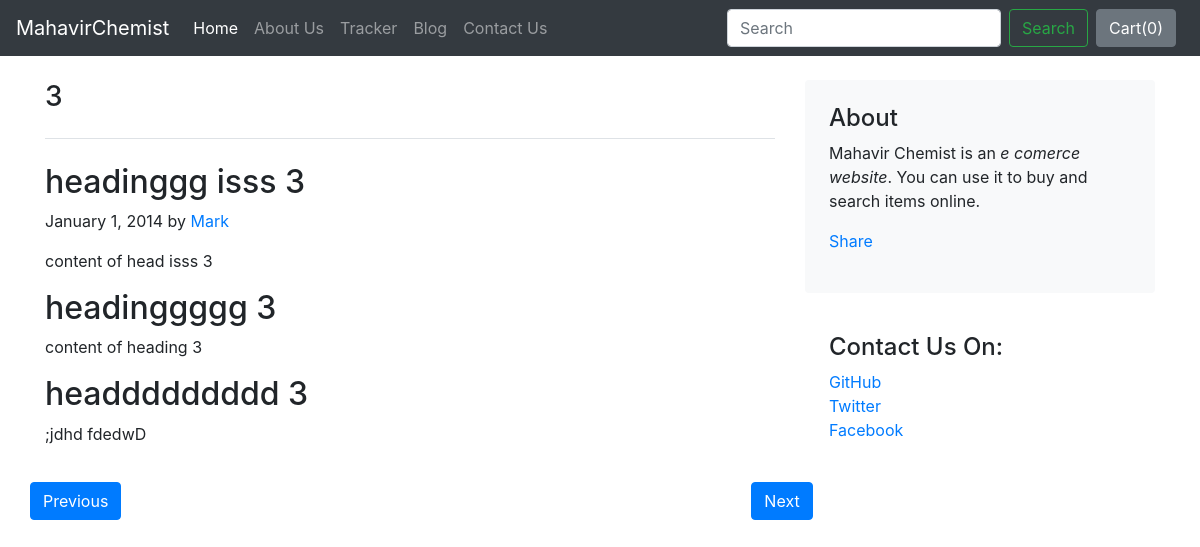
/blog/blogpost/3, run on an earlier commit of the app's database.
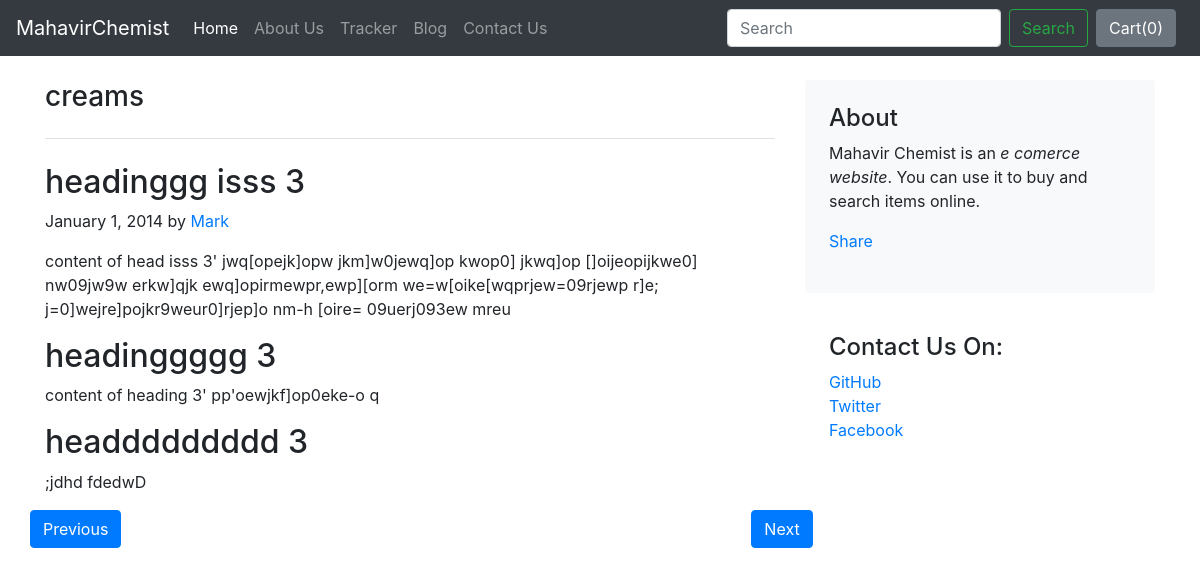
And on a later commit of the database.
### blog/models.py (models this page shows, shortened)
class Blogpost(models.Model):
    post_id = models.AutoField(primary_key=True)
    title = models.CharField(max_length=50)
    head0 = models.CharField(max_length=500, default="")
    chead0 = models.CharField(max_length=5000, default="")
    head1 = models.CharField(max_length=500, default="")
    chead1 = models.CharField(max_length=5000, default="")
    head2 = models.CharField(max_length=500, default="")
    chead2 = models.CharField(max_length=5000, default="")
    pub_date = models.DateField()
    thumbnail = models.ImageField(upload_to="blog/images", default="")

### blog/views.py (the view)
# urls.py: path("blogpost/<int:id>", views.blogpost, name="blogPost"),
def blogpost(request, id):
    post = Blogpost.objects.filter(post_id = id)[0]
    return render(request, 'blog/blogpost.html',{'post':post})

### MahavirChemist Server's Code/djangomc/blog/templates/blog/blogpost.html (shortened to what this page needs)
{% extends 'blog/basic.html' %}
{% block body %}
<div class="container">
    <div class="row mt-4">
        <div class="col-md-8">
            <h3 class="pb-4 mb-4 fst-italic border-bottom">
                {{post.title}}
            </h3>
            <article class="blog-post">
                <h2 class="blog-post-title">{{post.head0}}</h2>
                <p class="blog-post-meta">January 1, 2014 by <a href="#">Mark</a></p>
                <p>{{post.chead0}}</p>
                <h2>{{post.head1}}</h2>
                <p>{{post.chead1}}</p>
                <h2>{{post.head2}}</h2>
                <p>{{post.chead2}}</p>
            </article>
        </div>
        <div class="col-md-4">
            <div class="p-4 mb-3 bg-light rounded">
                <h4 class="fst-italic">About</h4>
                <p class="mb-0">Mahavir Chemist is an <em>e comerce website</em>. You can use it to buy and search items online.</p>
                <div class="fb-share-button my-3" data-href="http://127.0.0.1:8000/blog/blogpost/{{post.post_id}}" data-layout="button_count" data-size="large"><a target="_blank" href="https://www.facebook.com/sharer/sharer.php?u=http%3A%2F%2F127.0.0.1%3A8000%2Fblog%2Fblogpost%2F1&amp;src=sdkpreparse" class="fb-xfbml-parse-ignore">Share</a></div>            </div>
            <div class="p-4">
                <h4 class="fst-italic">Contact Us On: </h4>
                <ol class="list-unstyled">
                    <li><a href="#">GitHub</a></li>
                    <li><a href="#">Twitter</a></li>
                    <li><a href="#">Facebook</a></li>
                </ol>
            </div>
        </div>
    </div>
    <div class="row">
        <a href="1"><button type="button" class="btn btn-primary" id="prev">Previous</button></a>
        <a href=2><button type="button" class="btn btn-primary" style="margin-left:630px">Next</button></a>
    </div>
</div>
{% endblock body%}

What changed in the data, as far as the page shows it:
changed Blogpost "headinggg isss 3": title "3" → "creams"; chead0 "content of head isss 3" → "content of head isss 3' jwq[opejk]opw jkm]w0jewq]op kwop0] jkwq]op []oijeopijkwe0] nw09jw9w erkw]qjk ewq]opirmewpr,ewp][orm we=w[oike[wqprjew=09rjewp r]e; j=0]wejre]pojkr9weur0]rjep]o nm-h [oire= 09uerj093ew mreu"; chead1 "content of heading 3" → "content of heading 3' pp'oewjkf]op0eke-o q"
